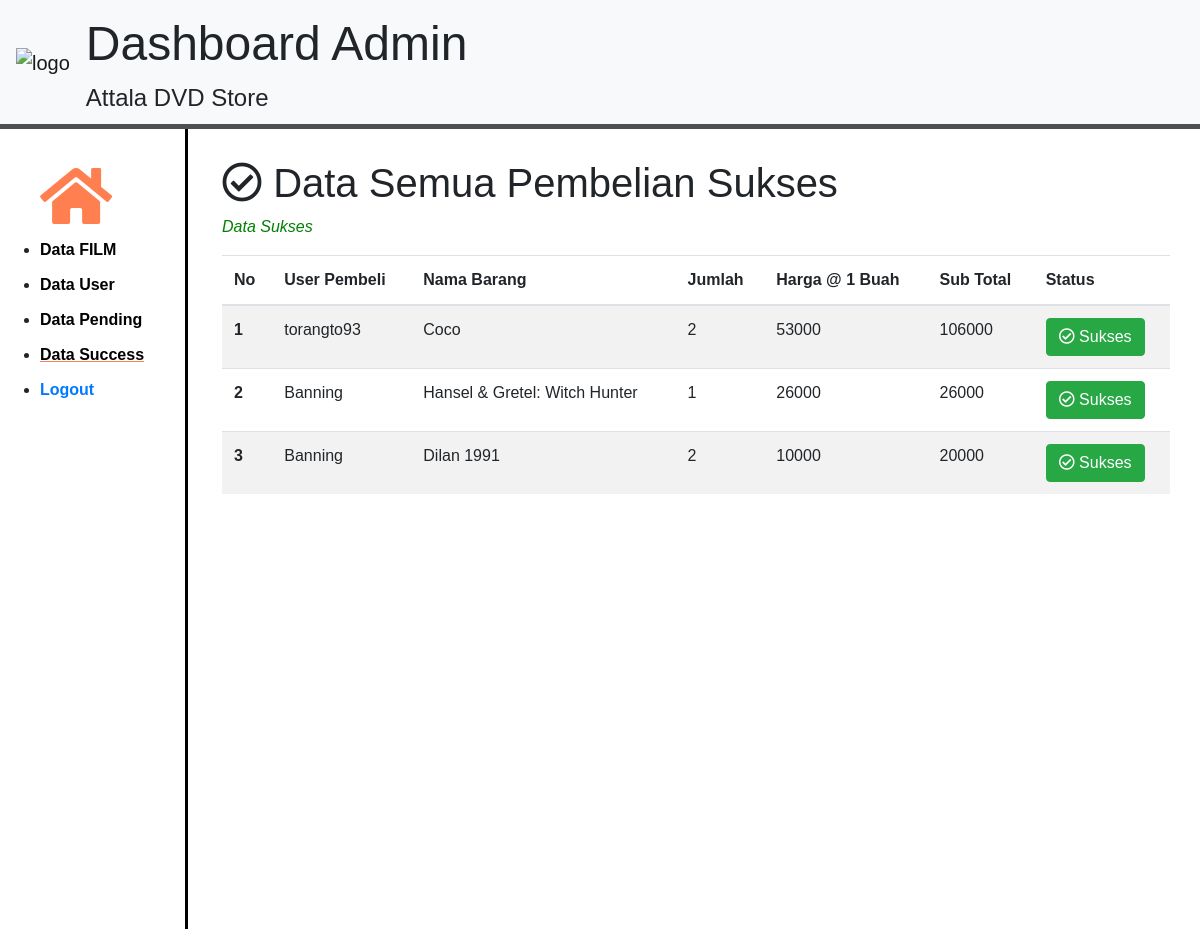
Screenshot of /admin/index.php?halaman=data_sukses&&cek=sudah with the database file from the repository.
### tables this page shows
CREATE TABLE `penjualan` (
  `id_jual` int(11) NOT NULL,
  `username` varchar(50) NOT NULL,
  `id_produk` int(11) NOT NULL,
  `jumlah` int(11) NOT NULL,
  `nama_penerima` varchar(100) NOT NULL,
  `kota` varchar(50) NOT NULL,
  `postal` varchar(10) NOT NULL,
  `alamat` text NOT NULL,
  `no_hp` varchar(30) NOT NULL,
  `status_jual` varchar(50) NOT NULL
);

CREATE TABLE `user` (
  `nama` varchar(80) NOT NULL,
  `email` varchar(100) NOT NULL,
  `no_hp` varchar(50) NOT NULL,
  `username` varchar(50) NOT NULL,
  `password` varchar(50) NOT NULL
);

CREATE TABLE `film` (
  `id` int(11) NOT NULL,
  `judul_film` varchar(50) NOT NULL,
  `bahasa` varchar(50) NOT NULL,
  `subtittle` varchar(50) NOT NULL,
  `gambar_film` varchar(100) NOT NULL,
  `genre_film` varchar(50) NOT NULL,
  `harga_film` int(11) NOT NULL,
  `desk_film` text NOT NULL,
  `stok_film` int(11) NOT NULL
);

### admin/functions.php (called while the page is built, shortened)
<?php
$conn = mysqli_connect('localhost', 'root', '', 'toko_dvd');
function query($query)
{
    global $conn;
    $result = mysqli_query($conn, $query);
    $rows = [];
    while ($row = mysqli_fetch_assoc($result)) {
        $rows[] = $row;
    }
    return $rows;
}

### admin/data_sukses.php (the view)
<?php
$sql_berhasil = " SELECT * FROM penjualan
INNER JOIN film ON film.id=penjualan.id_produk
INNER JOIN user ON user.username=penjualan.username
WHERE penjualan.status_jual='Success'";
$data = query($sql_berhasil);
?>
<div class="kotak_data_sukses">
    <h1><i class="far fa-check-circle"></i> Data Semua Pembelian Sukses</h1>
    <?php
    if (isset($_GET['cek'])) {
        if ($_GET['cek'] == 'sudah') {
            ?>
    <p style="color:green;font-style:italic;"> Data Sukses </p>
    <?php
            } else {
                ?>
    <p style="color:green;font-style:italic;"> Data Masih Pending </p>
    <?php
        }
    }
    ?>
    <table class="table table-striped">
        <thead>
            <tr>
                <th scope="col">No</th>
                <th scope="col">User Pembeli</th>
                <th scope="col">Nama Barang</th>
                <th scope="col">Jumlah</th>
                <th scope="col">Harga @ 1 Buah</th>
                <th scope="col">Sub Total</th>
                <th scope="col">Status</th>
            </tr>
        </thead>
        <tbody>
            <?php
            $no = 1;
            foreach ($data as $row) {
                ?>
            <tr>
                <th scope="col"><?php echo $no++ ?> </th>
                <td><?= $row['username']; ?> </td>
                <td><?= $row['judul_film']; ?> </td>
                <td><?= $row['jumlah']; ?></td>
                <td><?= $row['harga_film']; ?></td>
                <td><?php $sub1 = $row['jumlah'] * $row['harga_film'];
                            echo $sub1; ?></td>
                <td>
                    <button type="button" class="btn btn-success"><i class="far fa-check-circle"></i> Sukses</button>
                </td>
            </tr>
            <?php
            }
            ?>
        </tbody>
    </table>
</div>

### admin/style_admin.css (style rules this page uses)
* { font-family: Arial, Helvetica, sans-serif; }
.kotak_data_sukses { margin-top: 30px; margin-left: 30px; margin-right: 30px; }

### rows the page displays
penjualan: username.username "torangto93", id_produk.judul_film "Coco", jumlah "2", id_produk.harga_film "53000", jumlah.harga_film "106000"
penjualan: username.username "Banning", id_produk.judul_film "Hansel & Gretel: Witch Hunter", jumlah "1", id_produk.harga_film "26000"
penjualan: username.username "Banning", id_produk.judul_film "Dilan 1991", jumlah "2", id_produk.harga_film "10000", jumlah.harga_film "20000"
